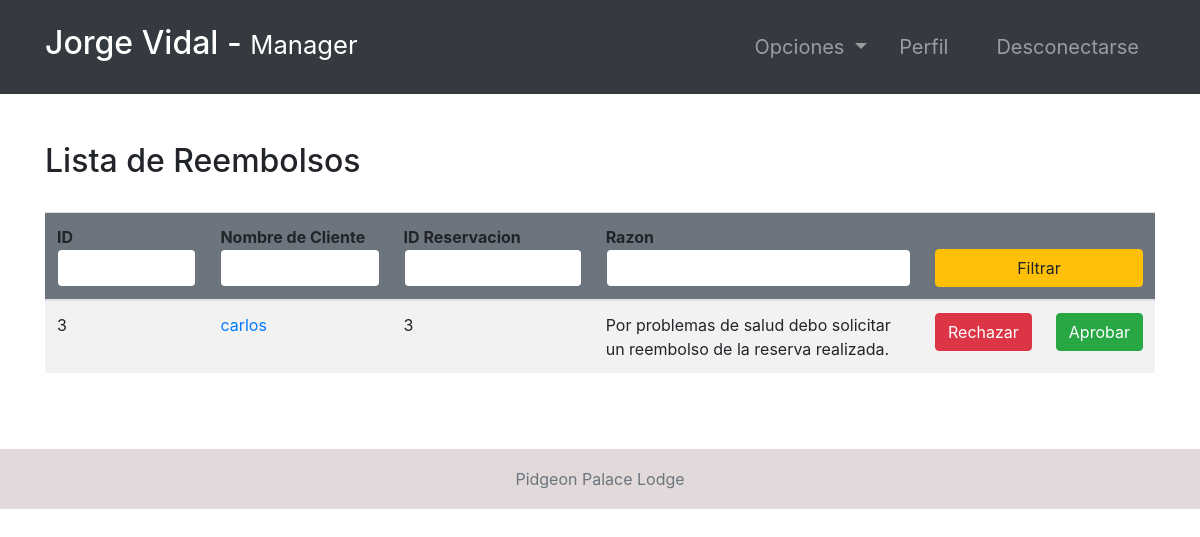
/refunds/ (signed in), run on the app's committed database.
### room/models.py (models this page shows, shortened)
class Refund(models.Model):
    guest = models.ForeignKey(Guest,   null=True, on_delete=models.CASCADE)
    reservation = models.ForeignKey(Booking, on_delete=models.CASCADE)
    reason = models.TextField()

class Booking(models.Model):
    roomNumber = models.ForeignKey(Room, on_delete=models.CASCADE)
    guest = models.ForeignKey(Guest, null=True, on_delete=models.CASCADE)
    dateOfReservation = models.DateField(default=timezone.now)
    startDate = models.DateField()
    endDate = models.DateField()

### accounts/models.py (models this page shows, shortened)
class Guest(models.Model):
    user = models.OneToOneField(User, null=True, on_delete=models.CASCADE)
    phoneNumber = PhoneNumberField(unique=True)

### room/views.py (the view, shortened to what this page needs)
# urls.py: path('refunds/', refunds, name="refunds"),
@ login_required(login_url='login')
def refunds(request):
    role = str(request.user.groups.all()[0])
    path = role + "/"
    refunds = Refund.objects.all()
    context = {
        "role": role,
        'refunds': refunds
    }
    return render(request, path + "refunds.html", context)

### Templates/manager/refunds.html
{% extends '../index.html' %}
{% block context %}
{% include '../common_pages/refunds.html' %}
{% endblock %}

### Templates/incs/nav.html (shortened to what this page needs)
<nav class="navbar navbar-dark bg-dark navbar-expand-lg py-3 " role="navigation">
    <div class="container">
        <a href="" class="navbar-brand">
            <h2 class="text-capitalize">
                {{ request.user.first_name }} {{ request.user.last_name }} -
                <small>
                    {{ role }}
                </small>
            </h2>
        </a>
        <div class="collapse navbar-collapse" id="navbarTags">
            <ul class="navbar-nav ml-auto">
                <li class="nav-item dropdown p-2">
                    <a class="nav-link dropdown-toggle" href="#" id="navbarDropdown" role="button"
                        data-toggle="dropdown" aria-haspopup="true" aria-expanded="false">
                        Opciones
                    </a>
                </li>
                <li class="nav-item mr-3 p-2">
                    {% if role == 'staff' or role == 'receptionist' or role == 'admin' or role == 'manager' %}
                    <a href="{% url 'employee-profile' user.id %}" class="nav-link">Perfil</a>
                    {% endif %}
                </li>
                <li class="nav-item p-2 ">
                    <a href="{% url 'logout' %}" class="nav-link">Desconectarse</a>
                </li>
            </ul>
        </div>
    </div>
</nav>

### Templates/common_pages/refunds.html (shortened to what this page needs)
<div class="container py-5">
    <div class="table-header row">
        <div class="col-sm-12 col-md-12 col-lg-4 mb-4">
            <h2>Lista de Reembolsos</h2>
        </div>
    </div>
    <table class="table table-hover table-striped">
        <thead class="bg-secondary rounded">
            <tr>
                <form action="" method="POST">
                    <th>ID <input type="number" name="gid" value="{{gid}}"
                            class="form-control border border-secondary"></th>
                    <th>Nombre de Cliente <input type="text" name="name" value="{{name}}"
                            class="form-control border border-secondary"></th>
                    <th>ID Reservacion<input type="number" name="booking" value="{{booking}}"
                            class="form-control border border-secondary">
                    </th>
                    <th>Razon<input type="text" name="reason" value="{{reason}}"
                            class="form-control border border-secondary"></th>
                    <th colspan="2"><button type="submit" name="filter" class="btn btn-warning w-100">Filtrar</button>
                    </th>
                </form>
            </tr>
        </thead>
        <tbody>
            {% for r in refunds %}
            <tr>
                <td>{{r.guest.user.id}}</td>
                <td><a href="{% url 'guest-profile' r.guest.user.id %}">{{r.guest.user.first_name}}</a></td>
                <td>{{r.reservation.id}}</td>
                <td>{{r.reason}}</td>
                <form action="" method="POST">
                    <td> <button type="submit" name="decline" class="btn btn-danger">Rechazar</button> </td>
                    <td> <button type="submit" name="approve" class="btn btn-success">Aprobar</button> </td>
                </form>
            </tr>
            {% endfor %}
        </tbody>
    </table>
</div>

### static/css/main.css (style rules this page uses)
* { margin: 0; padding: 0; -webkit-font-smoothing: antialiased; }
body { position: relative; }
nav .nav-item { font-size: 20px; }

### data on the page
Refund: guest.user.id "3", guest.user.first_name "carlos", reservation.id "3", reason "Por problemas de salud debo solicitar un reembolso de la reserva realizada."

### other printed values
{{ request.user.first_name }} "Jorge"
{{ request.user.last_name }} "Vidal"
{{ role }} "Manager"
